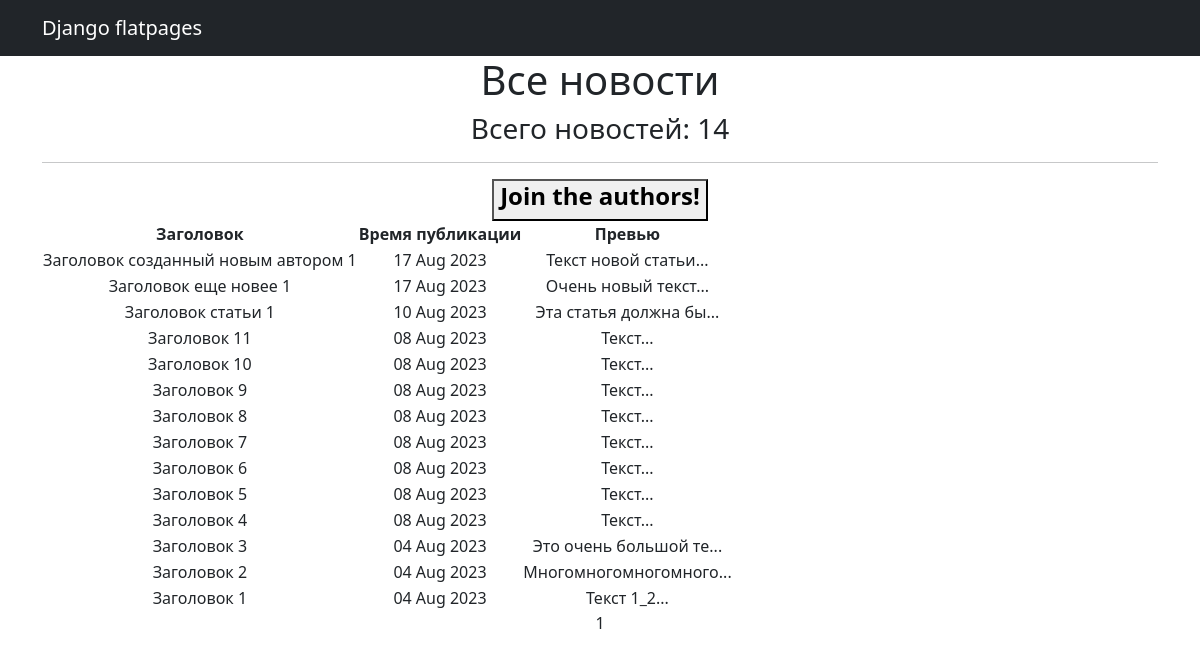
The page /posts/ (signed in) on the database its author committed.
### NewsPortal/models.py (models this page shows, shortened)
class Post(models.Model):
	article = 'AR'
	news = 'NW'
	TYPE = [
		(article, 'Статья'),
		(news, 'Новость')
	]
	type_post = models.CharField(max_length=2, choices=TYPE, default='NW')
	time_in = models.DateTimeField(auto_now_add=True)
	headline = models.CharField(max_length=128,)
	text = models.TextField()
	rating = models.IntegerField(default=0)
	to_author = models.ForeignKey(Author, on_delete=models.CASCADE)
	to_many_category = models.ManyToManyField(Category, through='PostCategory', related_name='n')
	def preview(self):
		return self.text[:20] + '...'

### NewsPortal/views.py (the view)
# urls.py: path('', PostList.as_view(), name='posts'),
class PostList(LoginRequiredMixin, ListView):
    raise_exception = True
    model = Post
    ordering = '-time_in'
    template_name = 'posts.html'
    context_object_name = 'posts'
    paginate_by = 50
    def get_context_data(self, **kwargs):
        context = super().get_context_data(**kwargs)
        context['time_now', 'is_author'] = datetime.utcnow(), self.request.user.groups.filter(name='authors').exists()
        return context

### templates/posts.html (shortened to what this page needs)
<!DOCTYPE html>
{% extends 'flatpages/default.html' %}
{% block content %}
    <h1>Все новости</h1>
    <h3>Всего новостей: {{ posts|length }}</h3>
    <hr>
    {% if not is_author %}
    <button>
        <a class="nav-link" href="{% url 'account_upgrade' %}">
            <h4><strong>Join the authors!</strong></h4>
        </a>
    </button>
    {% endif %}
    {% if posts %}
        <table>
            <tr>
                <th>Заголовок</th>
                <th>Время публикации</th>
                <th>Превью</th>
            </tr>
            {% for n in posts %}
            <tr>
                <td>{{ n.headline }}</td>
                <td>{{ n.time_in|date:'d M Y'  }}</td>
                <td>{{ n.preview }}</td>
            </tr>
            {% endfor %}
        </table>
    {% else %}
        <h2>Новостей нет! Вообще нет!</h2>
    {% endif %}
    {{ page_obj.number }}
{% endblock content%}

### templates/flatpages/default.html (shortened to what this page needs)
<!DOCTYPE html>
{% load static %}
<html lang="en">
<head>
    <link href="{% static 'css/styles.css' %}" rel="stylesheet" />
</head>
<body>
    <nav class="navbar navbar-expand-lg navbar-dark bg-dark static-top">
        <div class="container">
            <a class="navbar-brand" href="#">Django flatpages</a>
    </nav>
    <div class="container">
        <div class="row">
            <div class="col-lg-12 text-center">
                {% block content %}{% endblock content %}
            </div>
        </div>
    </div>
</body>
</html>

### rows shown on the page
Post: headline "Заголовок созданный новым автором 1", time_in "17 Aug 2023", preview "Текст новой статьи..."
Post: headline "Заголовок еще новее 1", time_in "17 Aug 2023", preview "Очень новый текст..."
Post: headline "Заголовок статьи 1", time_in "10 Aug 2023", preview "Эта статья должна бы..."
Post: headline "Заголовок 11", time_in "08 Aug 2023", preview "Текст..."
Post: headline "Заголовок 10", time_in "08 Aug 2023", preview "Текст..."
Post: headline "Заголовок 9", time_in "08 Aug 2023", preview "Текст..."
Post: headline "Заголовок 8", time_in "08 Aug 2023", preview "Текст..."
Post: headline "Заголовок 7", time_in "08 Aug 2023", preview "Текст..."
Post: headline "Заголовок 6", time_in "08 Aug 2023", preview "Текст..."
Post: headline "Заголовок 5", time_in "08 Aug 2023", preview "Текст..."
Post: headline "Заголовок 4", time_in "08 Aug 2023", preview "Текст..."
Post: headline "Заголовок 3", time_in "04 Aug 2023", preview "Это очень большой те..."
Post: headline "Заголовок 2", time_in "04 Aug 2023", preview "Многомногомногомного..."
Post: headline "Заголовок 1", time_in "04 Aug 2023", preview "Текст 1_2..."

### other values the page prints
{{ posts|length }} "14"
{{ page_obj.number }} "1"
